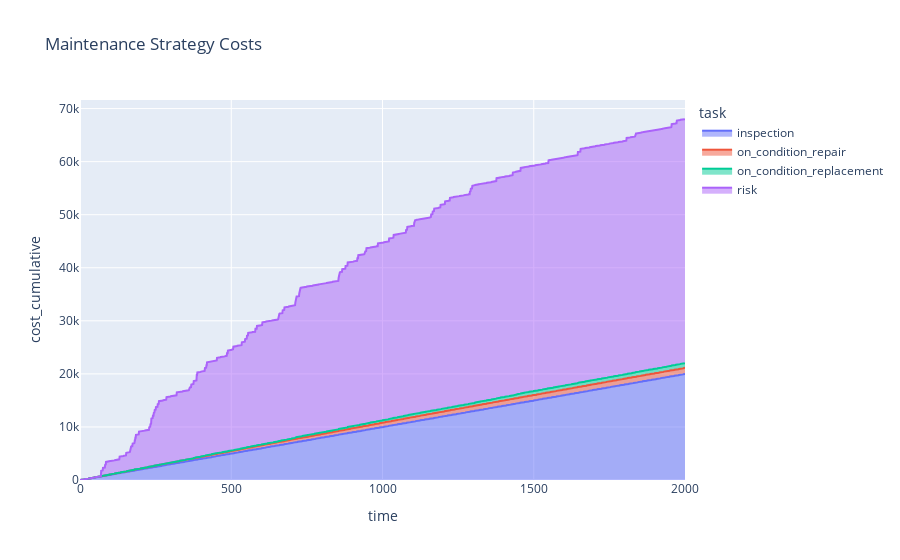

The cell this chart's notebook holds for it:
### Code cell
fig = px.area(df, x="time", y="cost_cumulative", color="task", title='Maintenance Strategy Costs')
fig.show()

### Figure 1 — Plotly figure (JSON) as saved in the notebook; plotly's stock layout.template omitted (floating-point values rounded to 4 significant figures; data arrays with more than 128 entries replaced by an {"elided": "..."} marker saying what was removed)
{"data": [{"hovertemplate": "task=inspection<br>time=%{x}<br>cost_cumulative=%{y}<extra></extra>", "legendgroup": "inspection", "line": {"color": "#636efa"}, "mode": "lines", "name": "inspection", "orientation": "v", "showlegend": true, "stackgroup": "1", "type": "scatter", "x": {"elided": "2001 int values"}, "xaxis": "x", "y": {"elided": "2001 int values"}, "yaxis": "y"}, {"hovertemplate": "task=on_condition_repair<br>time=%{x}<br>cost_cumulative=%{y}<extra></extra>", "legendgroup": "on_condition_repair", "line": {"color": "#EF553B"}, "mode": "lines", "name": "on_condition_repair", "orientation": "v", "showlegend": true, "stackgroup": "1", "type": "scatter", "x": {"elided": "2001 int values"}, "xaxis": "x", "y": {"elided": "2001 int values"}, "yaxis": "y"}, {"hovertemplate": "task=on_condition_replacement<br>time=%{x}<br>cost_cumulative=%{y}<extra></extra>", "legendgroup": "on_condition_replacement", "line": {"color": "#00cc96"}, "mode": "lines", "name": "on_condition_replacement", "orientation": "v", "showlegend": true, "stackgroup": "1", "type": "scatter", "x": {"elided": "2001 int values"}, "xaxis": "x", "y": {"elided": "2001 int values"}, "yaxis": "y"}, {"hovertemplate": "task=risk<br>time=%{x}<br>cost_cumulative=%{y}<extra></extra>", "legendgroup": "risk", "line": {"color": "#ab63fa"}, "mode": "lines", "name": "risk", "orientation": "v", "showlegend": true, "stackgroup": "1", "type": "scatter", "x": {"elided": "2001 int values"}, "xaxis": "x", "y": {"elided": "2001 int values"}, "yaxis": "y"}], "layout": {"legend": {"title": {"text": "task"}, "tracegroupgap": 0}, "title": {"text": "Maintenance Strategy Costs"}, "xaxis": {"anchor": "y", "domain": [0, 1], "title": {"text": "time"}}, "yaxis": {"anchor": "x", "domain": [0, 1], "title": {"text": "cost_cumulative"}}}}
